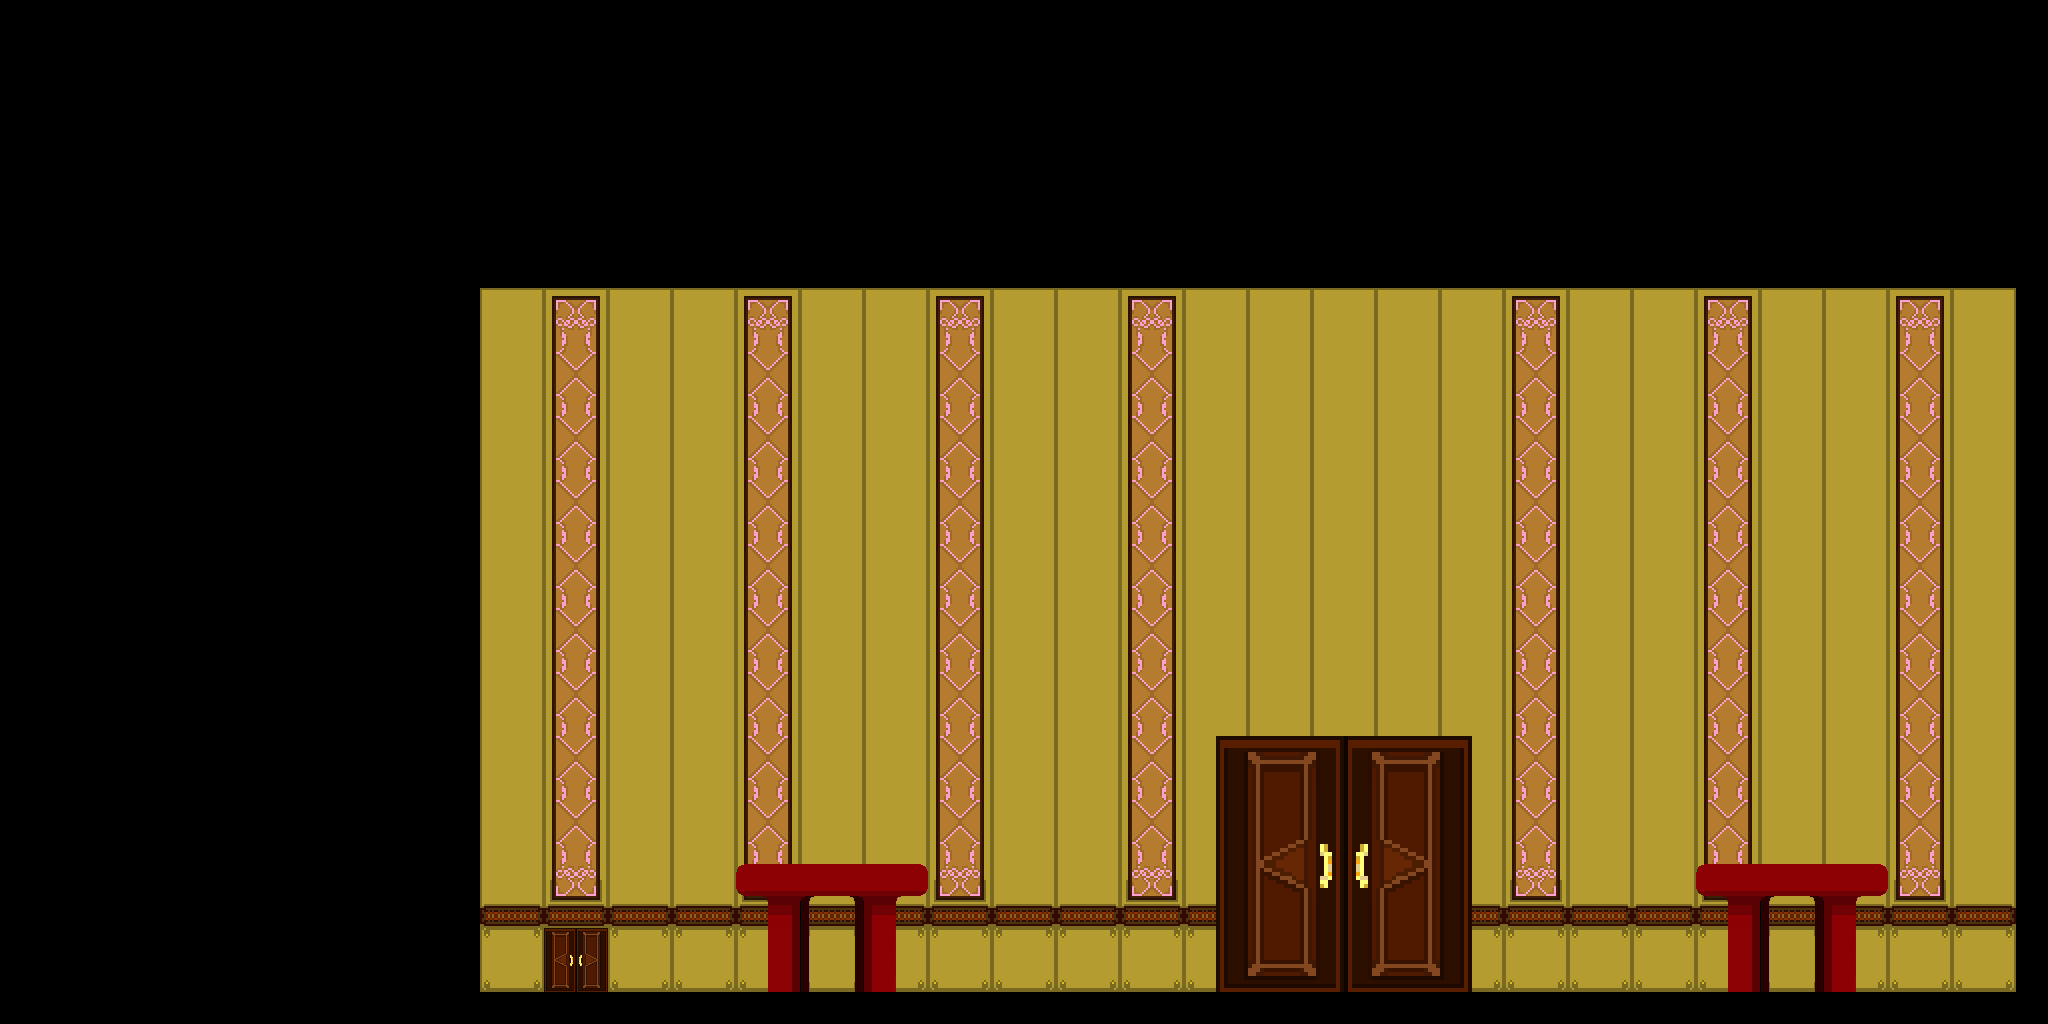

The image is a tile-based game level rendered from a .tmx file. Its description and source (layers, tilesets, objects; grid data summarised) follow:
An orthogonal 64x32 tile map with 32x32 px tiles, 2 tile layers (main, foreground), 3 tilesets and 5 objects (spawn, key, big-potion, medium-potion, door).

<map version="1.0" orientation="orthogonal" renderorder="right-down" width="64" height="32" tilewidth="32" tileheight="32" nextobjectid="12">
 <properties>
  <property name="music" value="start" />
 </properties>
 <tileset firstgid="1" name="tilesheet" tilewidth="32" tileheight="32" tilecount="256">
  <image source="../tilesheet.png" width="512" height="512" />
 </tileset>
 <tileset firstgid="257" name="tilesheet2" tilewidth="32" tileheight="32" tilecount="256">
  <image source="../tilesheet2.png" width="512" height="512" />
 </tileset>
 <tileset firstgid="513" name="spritesheet" tilewidth="32" tileheight="32" tilecount="256">
  <image source="../spritesheet.png" width="512" height="512" />
 </tileset>
 <layer name="main" width="64" height="32">
  <data>[2048 cells, 2048 non-empty, 97 distinct tile ids]</data>
 </layer>
 <layer name="foreground" width="64" height="32">
  <data>[2048 cells, 48 non-empty, 24 distinct tile ids]</data>
 </layer>
 <objectgroup name="objects">
  <object id="4" type="spawn" x="560" y="960" width="32" height="32">
   <ellipse />
  </object>
  <object id="6" type="key" gid="532" x="800" y="864" width="64" height="64">
   <properties>
    <property name="i" value="0" />
   </properties>
  </object>
  <object id="7" type="big-potion" gid="529" x="1568" y="992" width="32" height="32" />
  <object id="8" type="medium-potion" gid="530" x="1760" y="864" width="64" height="64" />
  <object id="10" type="door" x="1216" y="736" width="256" height="256">
   <properties>
    <property name="key" value="chave vermelha" />
    <property name="targetLevel" value="end" />
   </properties>
  </object>
 </objectgroup>
</map>
